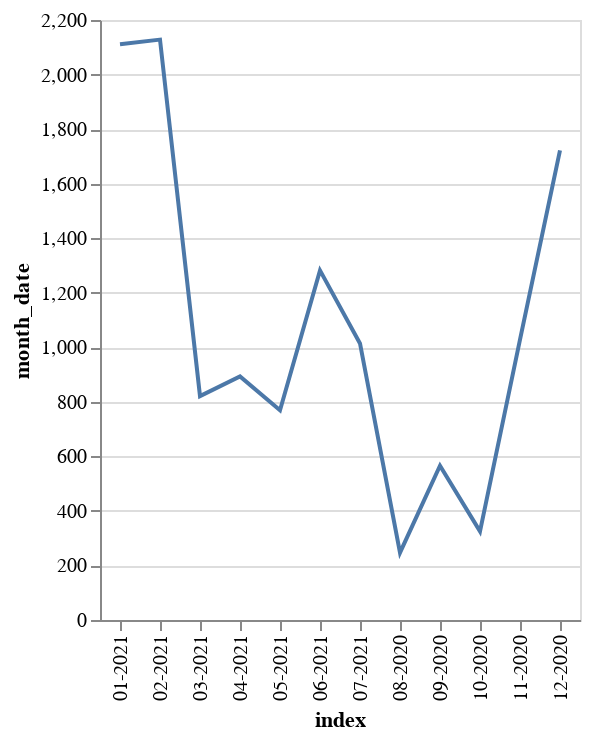

The cell this chart's notebook holds for it:
### Code cell
import altair as alt
alt.Chart(activity_month).mark_line().encode(
    x='index',
    y='month_date'
)

### Figure 1 — Vega-Lite specification as saved in the notebook (floating-point values rounded to 4 significant figures)
{"config": {"view": {"continuousWidth": 400, "continuousHeight": 300}}, "data": {"name": "data-21243668f9e257a9244597de5bee8cb8"}, "mark": "line", "encoding": {"x": {"type": "nominal", "field": "index"}, "y": {"type": "quantitative", "field": "month_date"}}, "$schema": "https://vega.github.io/schema/vega-lite/v4.8.1.json", "datasets": {"data-21243668f9e257a9244597de5bee8cb8": [{"index": "02-2021", "month_date": 2128}, {"index": "01-2021", "month_date": 2111}, {"index": "12-2020", "month_date": 1722}, {"index": "06-2021", "month_date": 1282}, {"index": "11-2020", "month_date": 1028}, {"index": "07-2021", "month_date": 1014}, {"index": "04-2021", "month_date": 893}, {"index": "03-2021", "month_date": 821}, {"index": "05-2021", "month_date": 769}, {"index": "09-2020", "month_date": 566}, {"index": "10-2020", "month_date": 325}, {"index": "08-2020", "month_date": 247}]}}
